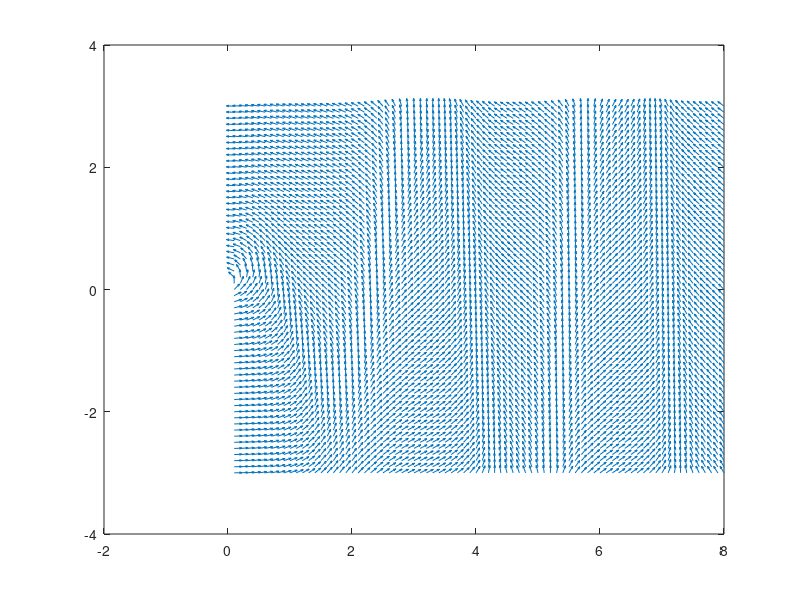

Source code (MATLAB):
close all;
clear;
clc;


% direction field example 1

ymin = -3;
ymax = 3;
tmin = 0;
tmax = 8;

tspan = tmin:0.1:tmax;
yspan = ymin:0.1:ymax;

% dy/dt = cos(2t) - y/t;
dY = @(t,y) cos(2*t) - y./t;

[T,Y] = meshgrid(tspan,yspan);

DY = dY(T,Y);
DT = ones(size(DY));

norm = sqrt(DY.^2 + DT.^2);
DY = DY./norm;
DT = DT./norm;

quiver(T,Y, DY,DT);

